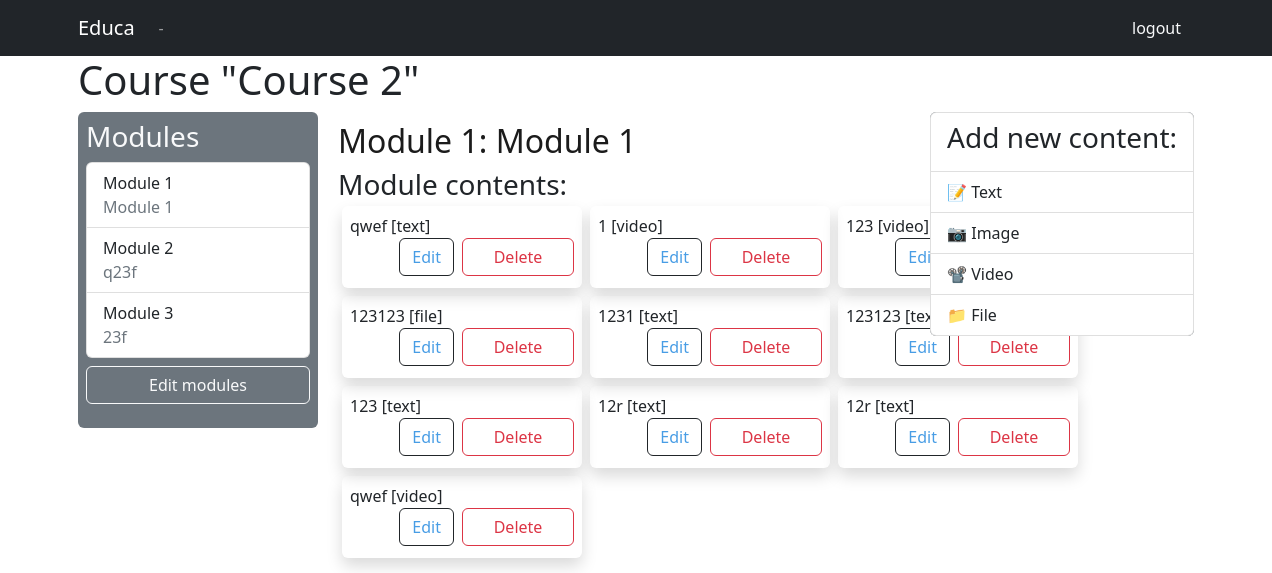
The app's page /course/module/5/ (signed in), older data.
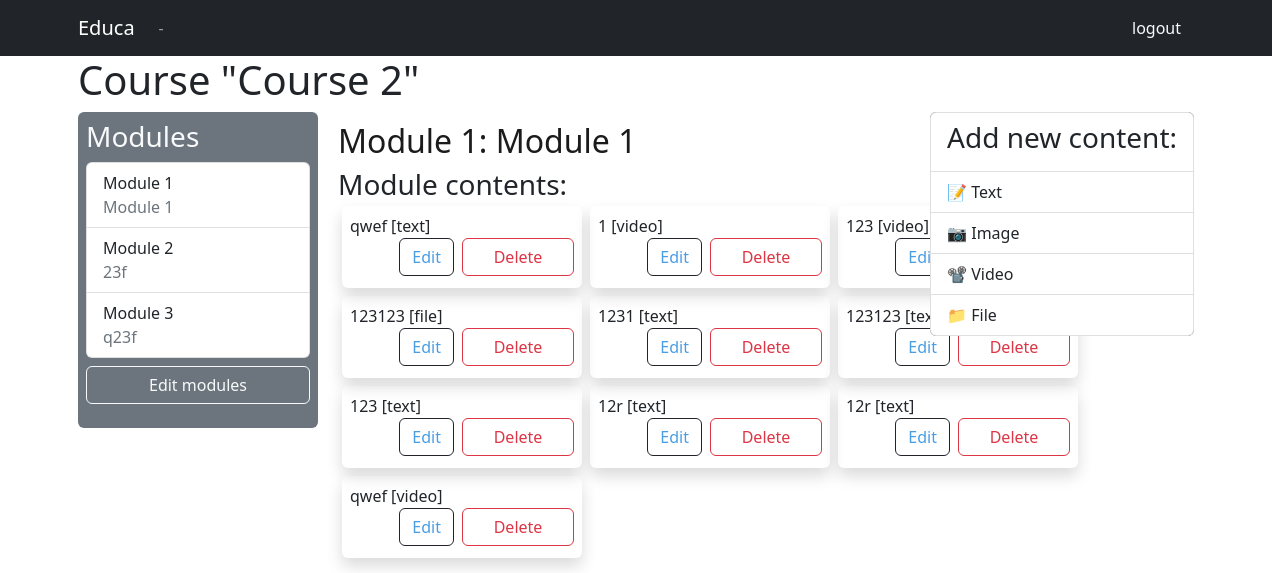
The same page, newer data.
### courses/models.py (models this page shows, shortened)
class Module(models.Model):
    course = models.ForeignKey(Course, related_name='modules', on_delete=models.CASCADE)
    title = models.CharField(max_length=200)
    description = models.TextField(blank=True)
    order = OrderField(blank=True, for_fields=['course'])
    class Meta:
        ordering = ['order']

class Content(models.Model):
    module = models.ForeignKey(Module, related_name='contents', on_delete=models.CASCADE)
    content_type = models.ForeignKey(ContentType, on_delete=models.CASCADE, limit_choices_to={'model__in': ('text', 'video', 'image', 'file')})
    object_id = models.PositiveIntegerField()
    item = GenericForeignKey('content_type', 'object_id')
    order = OrderField(blank=True, for_fields=['module'])
    class Meta:
        ordering = ['order']

class ItemBase(models.Model):
    owner = models.ForeignKey(User, related_name='%(class)s_related', on_delete=models.CASCADE)
    title = models.CharField(max_length=250)
    created = models.DateTimeField(auto_now_add=True)
    updated = models.DateTimeField(auto_now=True)
    class Meta:
        abstract = True
    def __str__(self):
        return self.title

class Text(ItemBase):
    content = models.TextField()

class Video(ItemBase):
    url = models.URLField()

class File(ItemBase):
    file = models.FileField(upload_to='files')

### courses/views.py (the view)
# urls.py: path('module/<int:module_id>/', views.ModuleContentListView.as_view(), name='module_content_list'),
class ModuleContentListView(TemplateResponseMixin, View):
    template_name = 'courses/manage/module/content_list.html'
    def get(self, request, module_id):
        module = get_object_or_404(Module, id=module_id, course__owner=request.user)
        return self.render_to_response({'module': module})

### courses/templatetags/course.py (called while the page is built)
@register.filter
def model_name(obj):
    try:
        return obj._meta.model_name
    except AttributeError:
        return None

### courses/templates/courses/manage/module/content_list.html (shortened to what this page needs)
{% extends "base.html" %}
{% load course %}
{% block content %}
    <div class="container">
    {% with course=module.course %}
        <h1>Course "{{ course.title }}"</h1>
        <div class="p-2 bg-secondary text-light rounded float-start" style="width: 15rem;">
            <h3>Modules</h3>
            <ul id="modules" class="list-group" style="width: 14rem; float: left;" >
                {% for m in course.modules.all %}
                    <li class="list-group-item" data-id="{{ m.id }}" {% if m == module %} class="selected"{% endif %}>
                        <a href="{% url "module_content_list" m.id %}" class="link-dark">
                            <span>
                            Module <span class="order">{{ m.order|add:1 }}</span>
                            </span>
                            <br>
                            <div class="link-secondary">{{ m.title }}</div>
                        </a>
                    </li>
                    {% empty %}
                    <li class="list-group-item ">No modules yet.</li>
                {% endfor %}
            </ul>
            <p><a href="{% url "course_module_update" course.id %}" class="btn btn-outline-light mt-2 w-100">
                Edit modules</a></p>
        </div>
        <div class="module float-start">
            <h2>Module {{ module.order|add:1 }}: {{ module.title }}</h2><hr>
            <h3>Module contents:</h3>
            <div id="module-contents">
                {% for content in module.contents.all %}
                    <div data-id="{{ content.id }}" style="width: 60rem;" class="bg-dark">
                        {% with item=content.item %}
                            <div class="float-start p-2 m-1 rounded shadow " style="width:15rem;">
                                    {{ item }} [{{ item|model_name }}]
                                <form action="{% url "module_content_delete" content.id %}" method="POST">
                                    <input type="submit" value="Delete" class="btn btn-outline-danger float-end" style="width:50%">
                                </form>
                                <a href="{% url "module_content_update" module.id item|model_name item.id %}" class="btn btn-outline-dark mb-1 me-2 float-end">Edit</a>
                            </div>
                        {% endwith %}
                    </div>
                    {% empty %}
                    <p>This module has no contents yet.</p>
                {% endfor %}
            </div>
        </div>
        <div>
            <ul class="list-group float-end bg-secondary">
                <li class="list-group-item"><h3 class="link-dark">
                    Add new content:</h3></li>
                <li class="list-group-item"><a href="{% url "module_content_create" module.id "text" %}" class="link-dark">
                    📝 Text</a></li>
                <li class="list-group-item"><a href="{% url "module_content_create" module.id "image" %}" class="link-dark">
                    📷 Image</a></li>
                <li class="list-group-item"><a href="{% url "module_content_create" module.id "video" %}" class="link-dark">
                    📽 Video</a></li>
                <li class="list-group-item"><a href="{% url "module_content_create" module.id "file" %}" class="link-dark">
                    📁 File</a></li>
            </ul>
        </div>
    {% endwith %}
    </div>
{% endblock %}

Row changes from the older to the newer data that the page shows:
changed Module (number 2 of 3 on the later page): order|add "3" → "2"; moves up the list
changed Module (number 3 of 3 on the later page): order|add "2" → "3"
